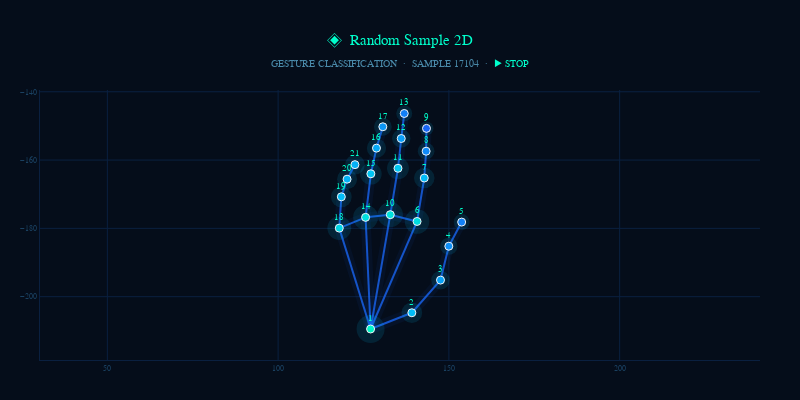
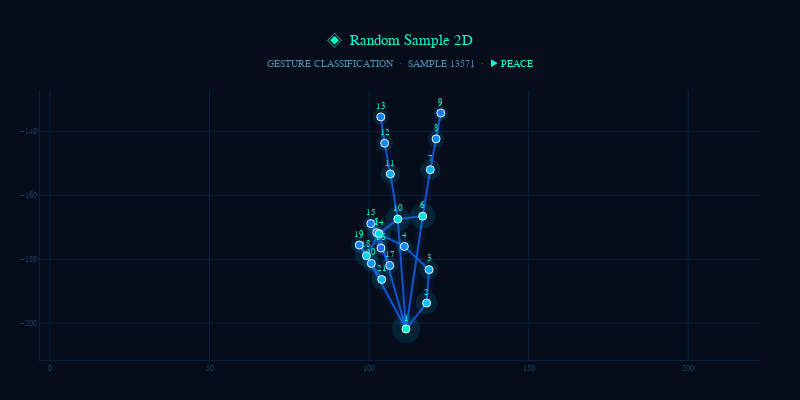
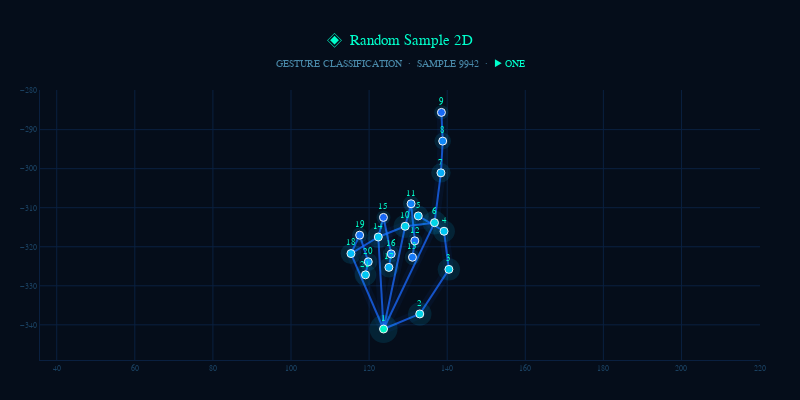
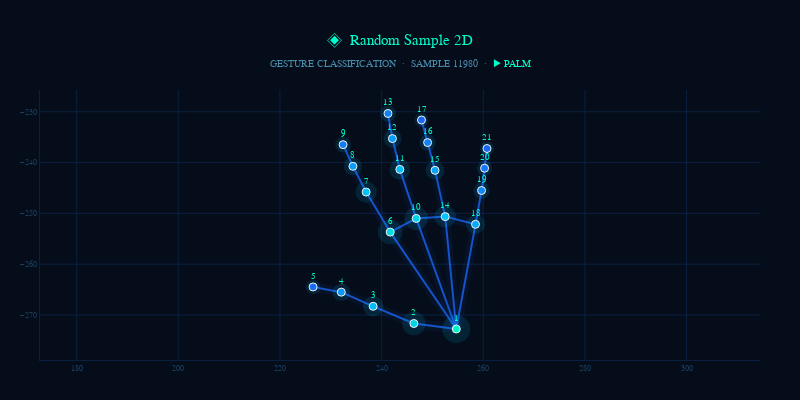

The notebook cell these images were saved under, in order:
### Code cell
for i in range(5):
    visualize_random_sample(df)
